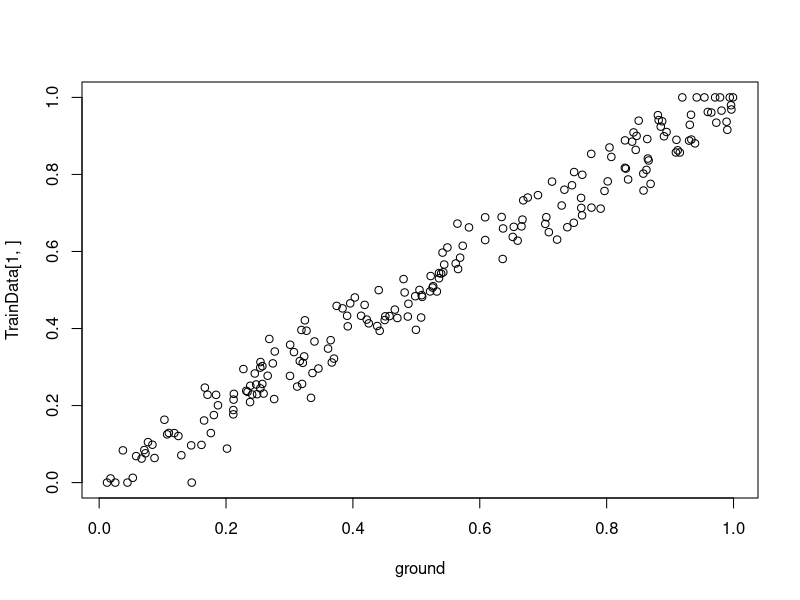
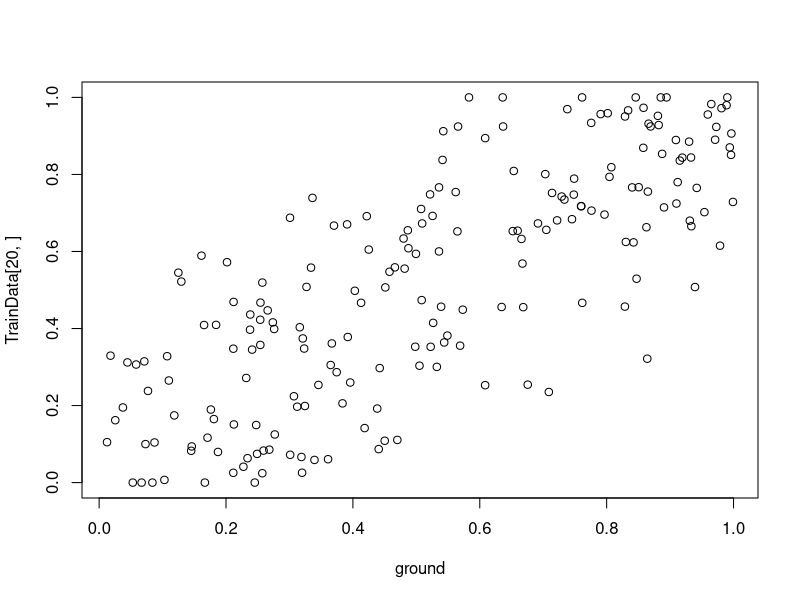
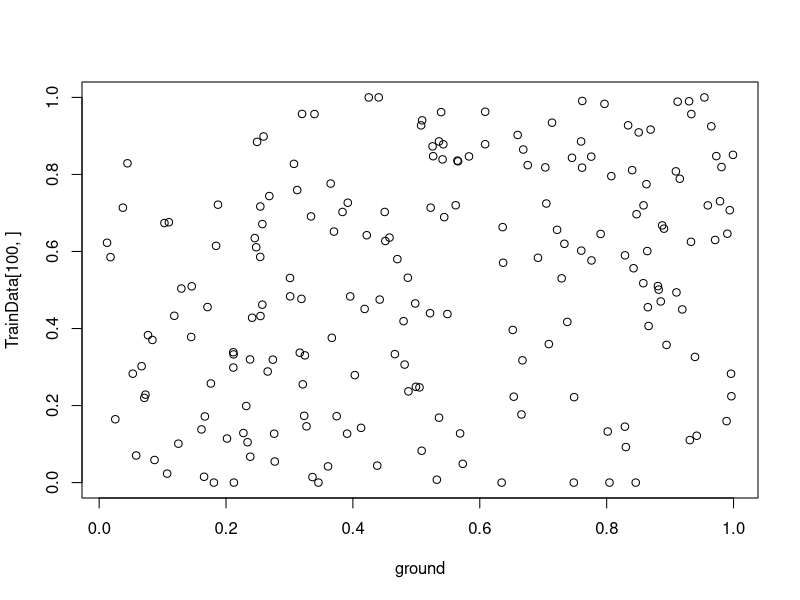
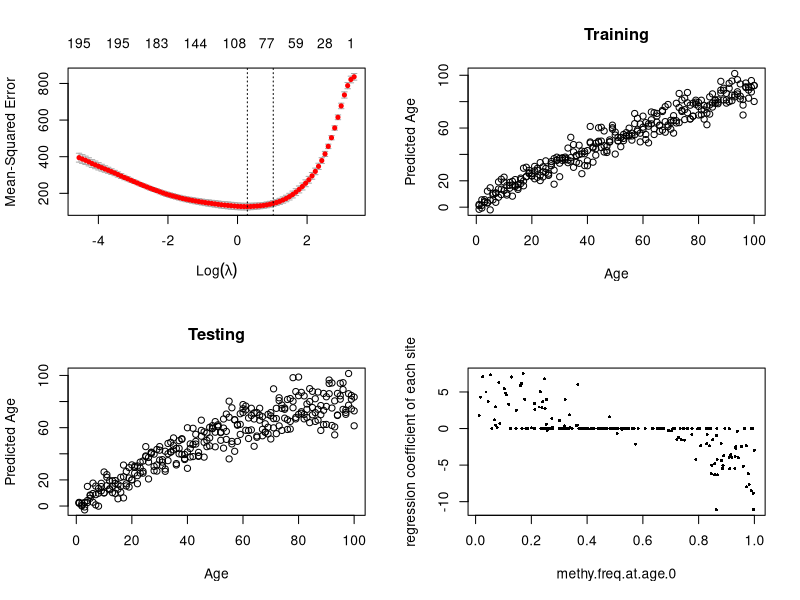

R code for these plots, in order:


n.feature=200;
n.sample=100;
n.age.step=100; #one step one sample,age 1~100, 100 samples

# ground state (all share the same ground state, before adding noise)
set.seed(230213)
ground=runif(n.feature,min=0,max=1);
#ground=rep(0.5,n.feature);
#ground=rep(0.6,n.feature);

give.me.one.replicate<-function(){
  samples=matrix(rep(ground,n.sample),nrow=n.feature) #sample by feature matrix
  sum(samples[,1]==samples[,2])
  
  # add variation to each sample, N(0,0.01)
  x=sapply(1:n.sample,function(i) rnorm(n.feature,mean=0,sd=0.01))
  dim(x) #1000 x 100 
  samples=samples+as.matrix(x)
  
  # add noise function
  add_noise<-function(state=state,step=step){
    for(i in 1:step){
      state=state+rnorm(length(state),mean=0,sd=0.05)
      #state=state+rnorm(length(state),mean=0,sd=0.1)
      state[state>1]=1;
      state[state<0]=0;
    }
    #state[state>1]=1;
    #state[state<0]=0;
    return(state)
  }
  #dim(samples) #feature by sample matrix
  #add_noise(state=samples[,1],step=10)
  
  aged.samples=samples
  for(i in 1:ncol(samples)){
    aged.samples[,i]<-add_noise(state=samples[,i],step=i)
  }
  #dim(aged.samples)
  #par(mfrow=c(2,2))
  #lapply(c(1,10,50,100),function(i) hist(aged.samples[,i],main=i))
  return(aged.samples)
}
train.samples<-lapply(1:3,function(i) give.me.one.replicate())
test.samples<-lapply(1:3,function(i) give.me.one.replicate())

## train clock
library(glmnet)

TrainData = t(Reduce(`cbind`,train.samples)) #sample by feature matrix
TestData = t(Reduce(`cbind`,test.samples)) 

plot(ground,TrainData[1,])
plot(ground,TrainData[20,])
plot(ground,TrainData[100,])
#sum(abs(TrainData[2,]-TrainData[1,]))
#sum(abs(TrainData[10,]-TrainData[1,]))
#sum(abs(TrainData[100,]-TrainData[1,]))
TrainAge = rep(1:100,3)
TestAge = rep(1:100,3)

par(mfrow=c(2,2))
#Train PC clock. Can test different models using different alpha and lambda parameters (see glmnet documentation)
cv = cv.glmnet(TrainData, TrainAge, nfolds=5,alpha=0.5, family="gaussian")
fit = glmnet(TrainData, TrainAge, family="gaussian", alpha=0.5, nlambda=100)
plot(cv)

#Examine full model
plot(TrainAge,predict(fit,TrainData,s = cv$lambda.min),xlab = "Age",ylab = "Predicted Age", main = "Training")
cor(TrainAge,predict(fit,TrainData,s = cv$lambda.min))

plot(TestAge,predict(fit,TestData,s = cv$lambda.min),xlab = "Age",ylab = "Predicted Age", main = "Testing")
cor(TestAge,predict(fit,TestData,s = cv$lambda.min))


## plot ground state feature ~ coeff
coeffs<-coef(fit,s=cv$lambda.min)
feature.coeffs=as.vector(coeffs[-1]) #remove intercept
plot(ground,feature.coeffs,cex=0.5,pch=16,xlab='methy.freq.at.age.0',ylab='regression coefficient of each site')


